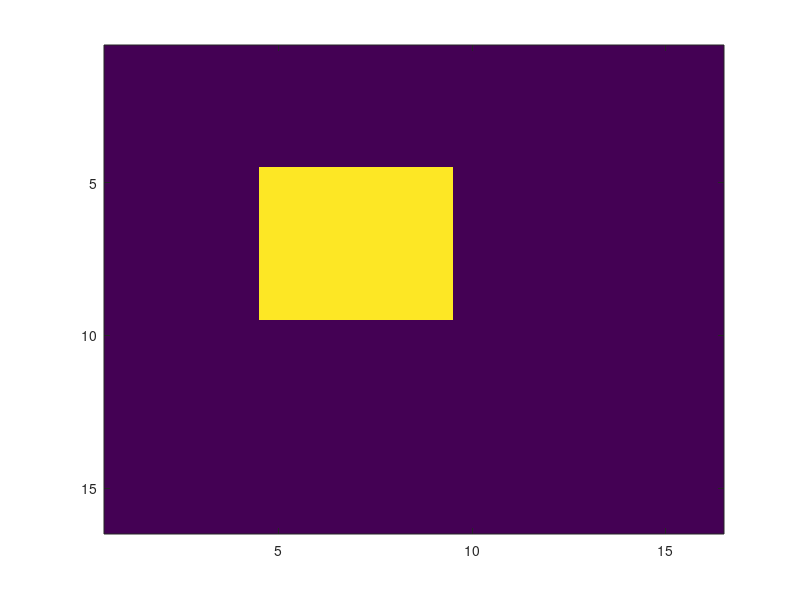

Recreate this plot in MATLAB. (Note: this script raises an error after producing the figure.)
%%% Gerchberg saxton
ImageSize = [16, 16];

InputField = complex(ones(ImageSize)); % Set up a uniform electric field with a phase of zero hitting the SLM.
%a= rand(ImageSize);
%SLM = a*2*pi - pi;
SLM = round(rand(ImageSize)*256)*2*pi/256 - pi; % Here's where the problem is - I defined the phase from 0-2pi, not -pi to pi
GSInput = (InputField.*exp(1i*SLM)); % Add the phase to the SLM

%create target shape
targetImage = complex(zeros(ImageSize));
targetImage(5:9, 5:9) = 1+1i;
targetImage = (targetImage - mean(targetImage(:)))./std(targetImage(:));

figure(1)
imagesc(abs(targetImage))

iteration = 0;
TotalIterations = 100;
Performance = zeros(1,TotalIterations);
while (iteration < TotalIterations) 
   
    TargetPl = fftshift(fft2(hologramInput));   
    
    ApproxTargetI = abs(TargetPl).^2;
    
    FTTargetPhase = angle(TargetPl);
    
    NewTarget = (targetImage .* exp(1i*FTTargetPhase));
    
    ApproxSourceAmp = ifft2(fftshift(NewTarget));
    
    hologram = angle(ApproxSourceAmp);
    
    hologramInput = (InputField.*exp(1i*hologram));
    
    iteration = iteration +1;
    
    ApproxTargetINorm = (ApproxTargetI - mean(ApproxTargetI(:)))./std(ApproxTargetI(:));
    Performance(iteration) = sum(sum(abs(ApproxTargetINorm(:) - targetImage(:))));
end

figure(2)
imagesc(ApproxTargetI)

figure(3)
plot(Performance)

